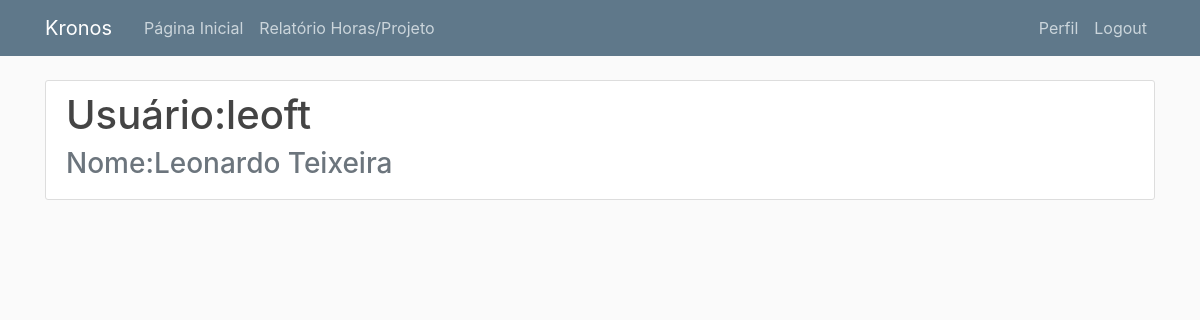
The app's page /perfil (signed in), older data.
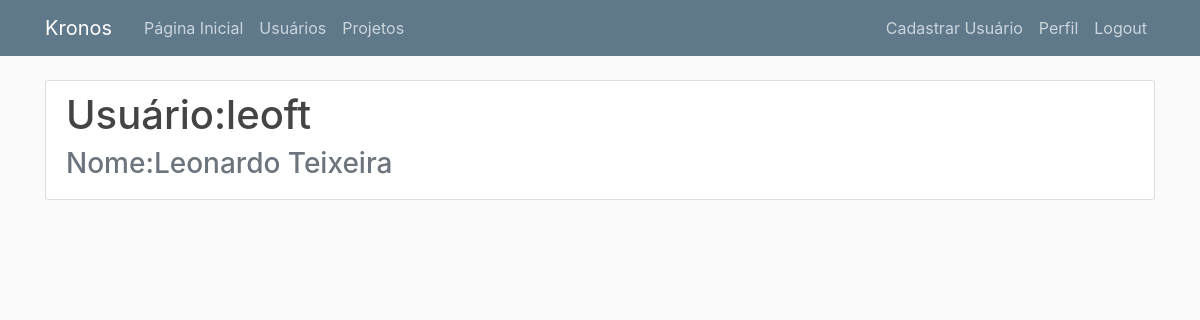
The same page, newer data.
### kronos/routes.py (the view)
@app.route('/perfil')
@login_required
def perfil():
    return render_template('perfil.html', titulo='Perfil')

### kronos/models.py (called while the page is built)
@login_manager.user_loader
def load_user(usuario_id):
    return Usuario.query.get(int(usuario_id))

### kronos/templates/perfil.html
{% extends "base.html" %}
{% block content %}
    <div class="content-section">
        <div class="media">
            <div class="media-body">
                <h3 class="account-heading">Usuário:{{ current_user.username }}</h3>
                <h3 class="text-secondary">Nome:{{ current_user.nome }}</h3>
            </div>
        </div>
    </div>
{% endblock content %}

Row changes from the older to the newer data that the page shows:
changed Usuario "leoft": admin False → True (drawn)
Text that changed along with them:
text no longer shown: "Relatório Horas/Projeto"
text now shown: "Usuários Projetos Cadastrar Usuário"
